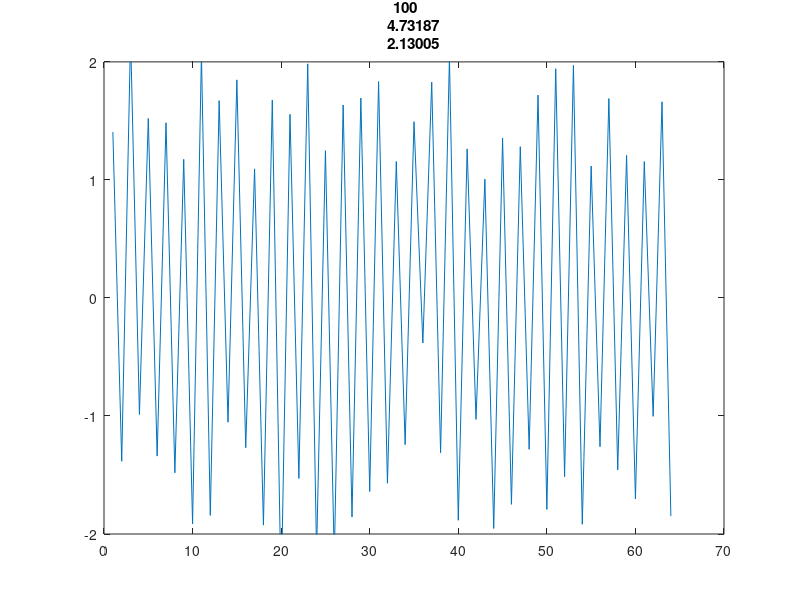

Here is the MATLAB script that generated this plot:
tic;
N = 64;
M = 16;
sb = randint(N/2-1, 1, [0, M-1]);
s = qammod(sb, M);
x = [0; s; 0; conj(flipud(s))];

bufY = [0];
err = [];
maxx = [0 0 0 0]';
minx = [100 -100 0 0]';
count = 1;
for a=-100:1:100
  for b=-10:0.1:10
    x(1+N/2) = a + j*b;
    temp = real(ifft(x)); tempx = temp;
    y = max(temp) - min(temp);
    if (y > max(bufY) || count == 1)
      maxx = x;
    end
    if (y < min(bufY) || count == 1)
      minx = x;
    end
    bufY(count) = y;
    count++;
    temp = fft(temp);
    err = [err mean(abs(temp(2:(-1+N/2))-x(2:(-1+N/2))))];
  end
  plot(tempx); title([a y min(bufY)]); ylim([-2 2]);
  pause(0.1);
end

disp([maxx, real(ifft(maxx))]);
disp([minx, real(ifft(minx))]);

toc;
